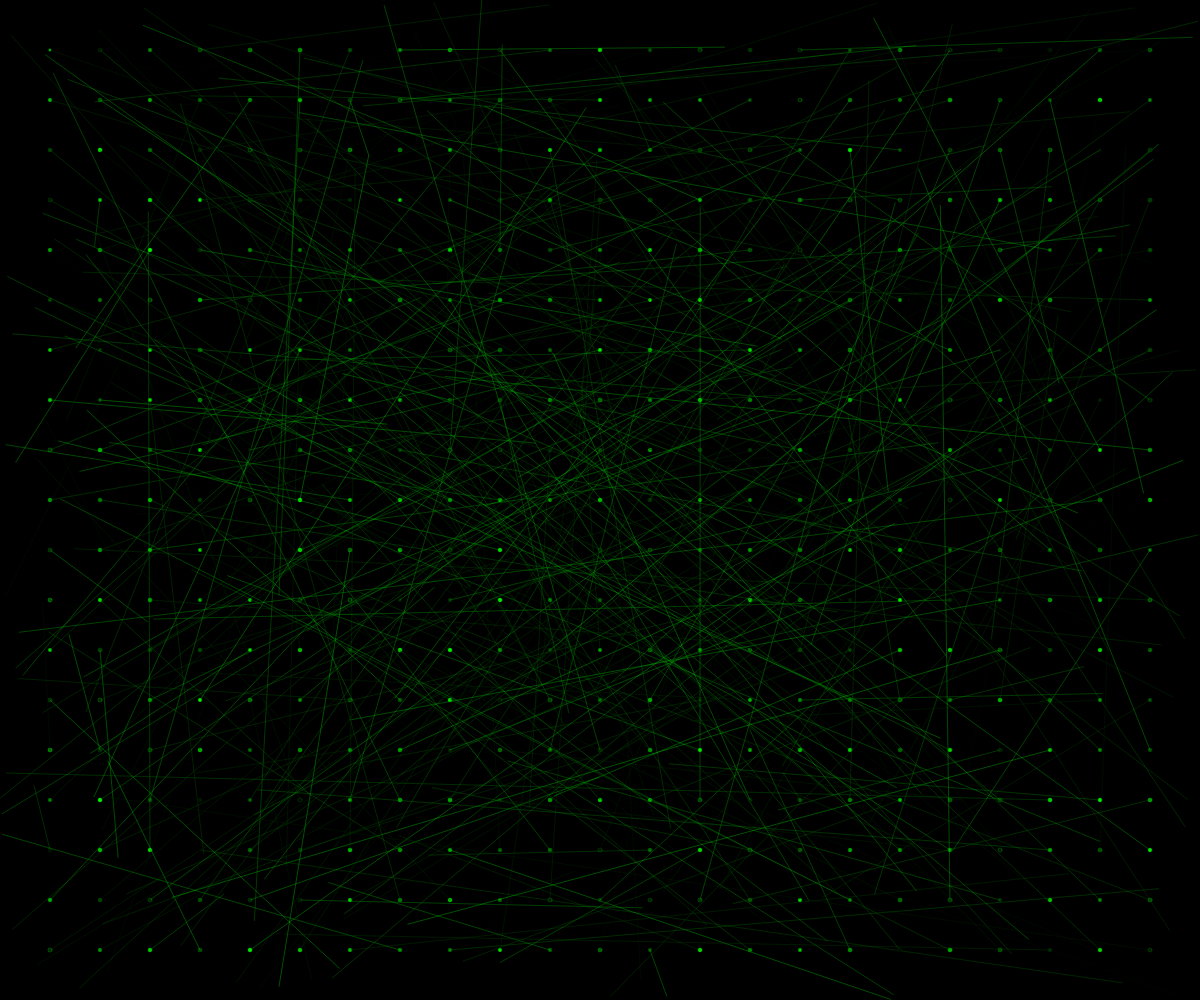
Frame 1 (no input)
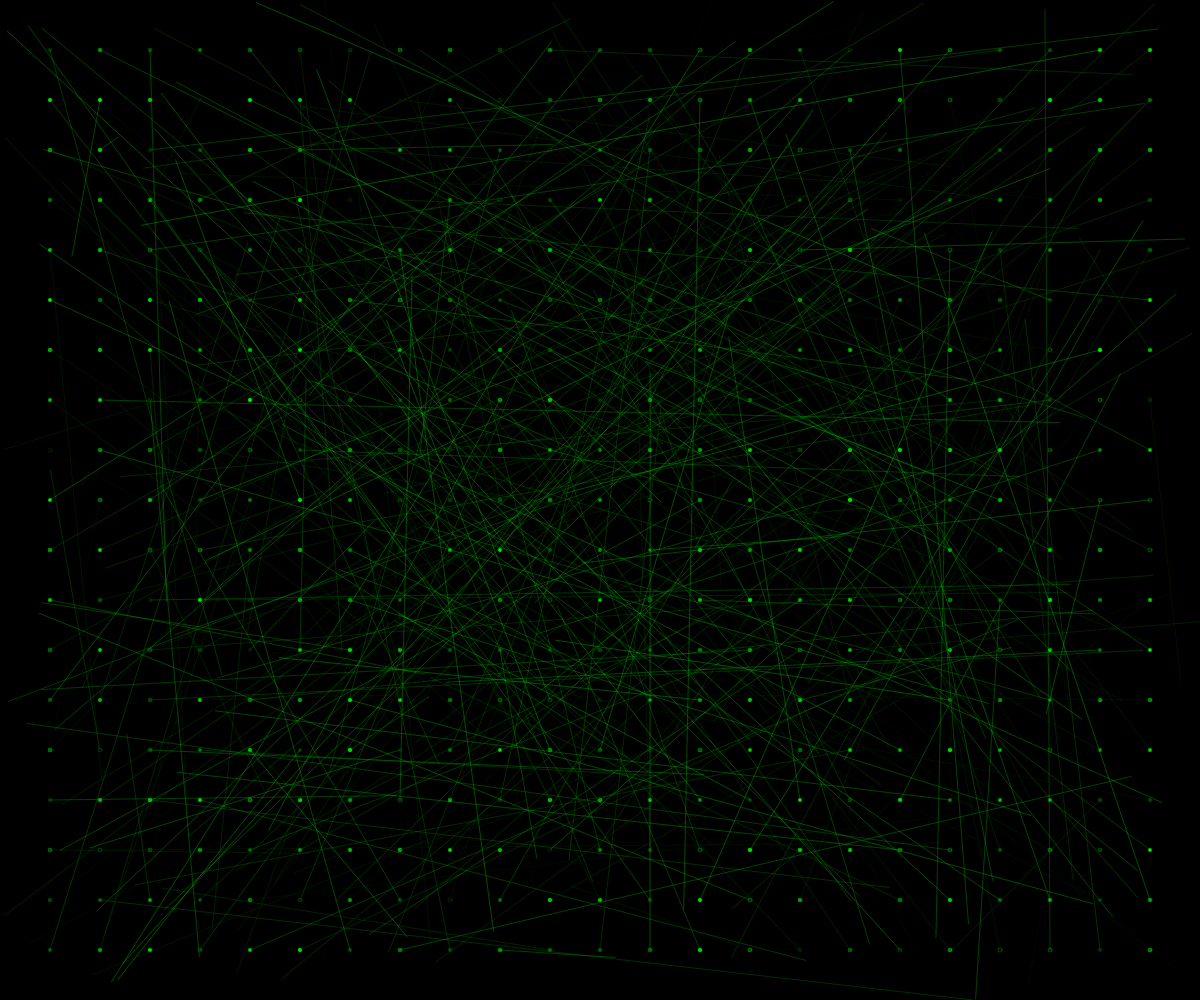
Frame 60 (no input)
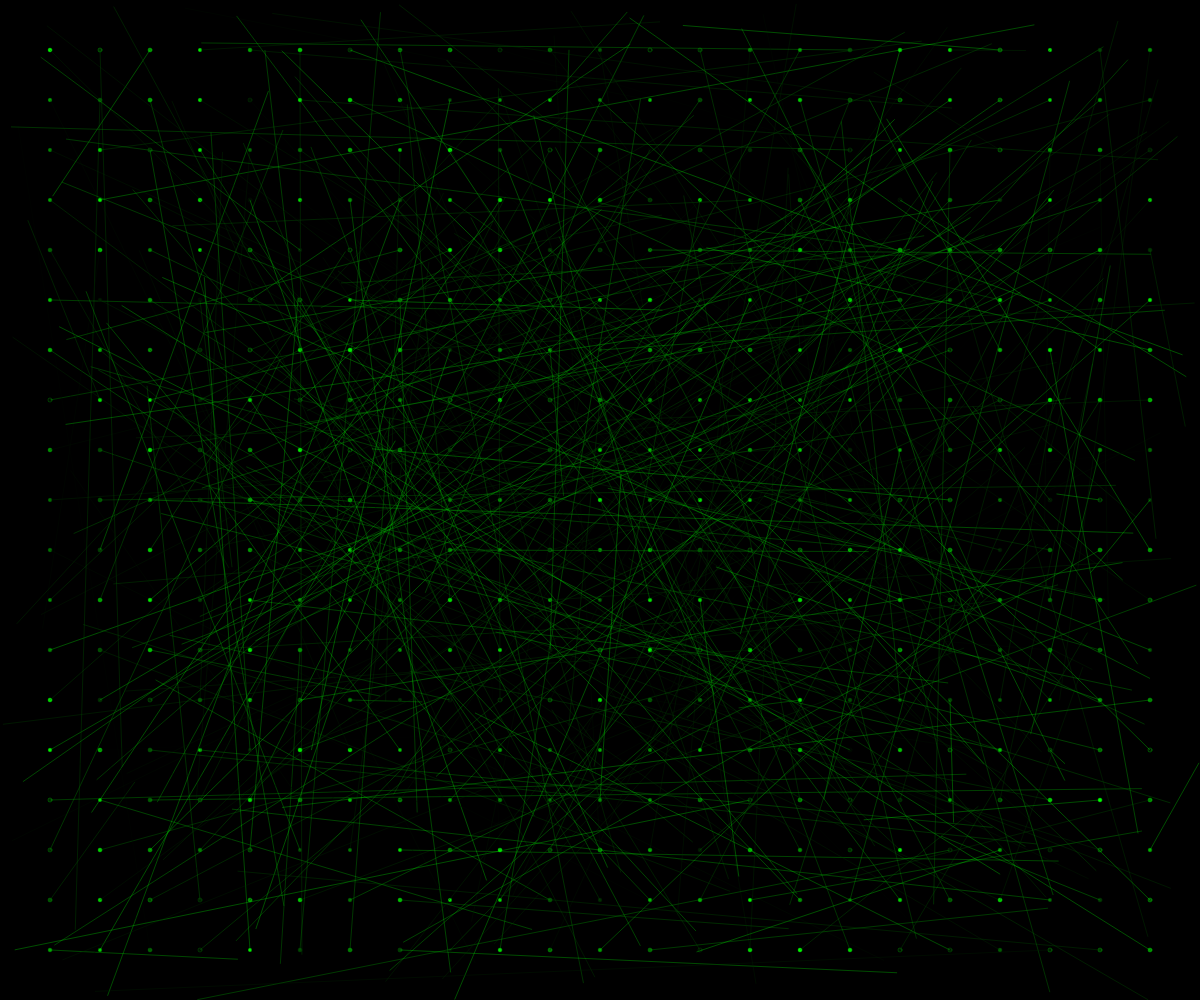
Frame 120 (the mouse pressed at the canvas centre since frame 60)

The p5.js sketch that drew these frames (run headless with seeded random() and noise() and a simulated clock; from frame 60 on, the mouse is pressed at the canvas centre):

// p5.js sketch
// ── sketch.js
function setup() {
  createCanvas(windowWidth, windowHeight);
  noCursor();
}

function draw() {
  background(0);
  drawDots();
}

function drawDots() {
  let pointSpace = 50;
  for (let x = pointSpace; x < width; x += pointSpace) {
    for (let y = pointSpace; y < height; y += pointSpace) {
      fill(0,random(255), 0);
      ellipse(x, y, 4, 4);
      stroke(0,random(255), 0, 80);
      line(x,y,random(0,width),random(0,height));
    }
  }
}
